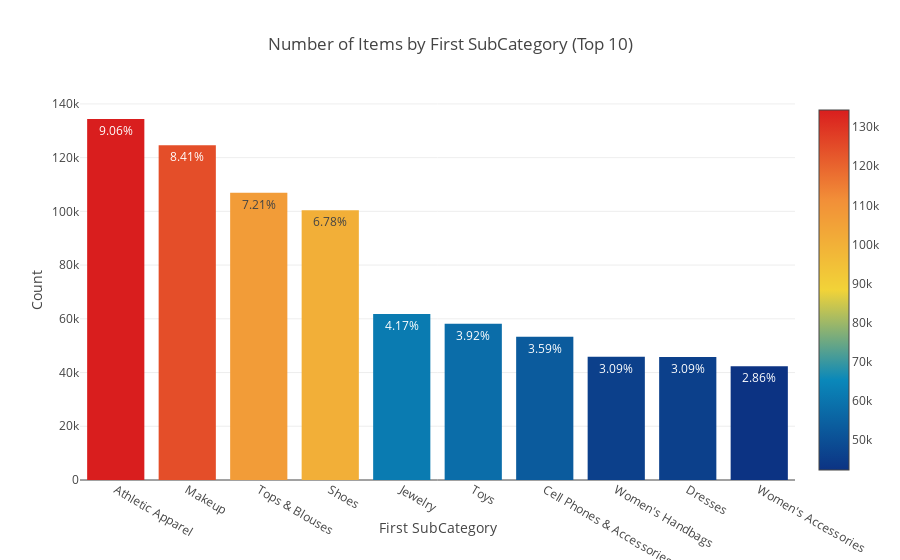

The notebook cell this image was saved under:
### Code cell
x = train['subcat_1'].value_counts().index.values.astype('str')[:10]
y = train['subcat_1'].value_counts().values[:10]
pct = [("%.2f"%(v*100))+"%"for v in (y/len(train))][:10]
trace1 = go.Bar(x=x, y=y, text=pct,
                marker=dict(
                color = y,colorscale='Portland',showscale=True,
                reversescale = False
                ))
layout = dict(title= 'Number of Items by First SubCategory (Top 10)',
              yaxis = dict(title='Count'),
              xaxis = dict(title='First SubCategory'))
fig=dict(data=[trace1], layout=layout)
py.iplot(fig)

### Figure 1 — Plotly figure (JSON) as saved in the notebook; plotly's stock layout.template omitted (floating-point values rounded to 4 significant figures)
{"data": [{"marker": {"color": [134383, 124624, 106960, 100452, 61763, 58158, 53290, 45862, 45758, 42350], "colorscale": "Portland", "reversescale": false, "showscale": true}, "text": ["9.06%", "8.41%", "7.21%", "6.78%", "4.17%", "3.92%", "3.59%", "3.09%", "3.09%", "2.86%"], "type": "bar", "x": ["Athletic Apparel", "Makeup", "Tops & Blouses", "Shoes", "Jewelry", "Toys", "Cell Phones & Accessories", "Women's Handbags", "Dresses", "Women's Accessories"], "y": [134383, 124624, 106960, 100452, 61763, 58158, 53290, 45862, 45758, 42350]}], "layout": {"title": "Number of Items by First SubCategory (Top 10)", "xaxis": {"title": "First SubCategory"}, "yaxis": {"title": "Count"}}}
